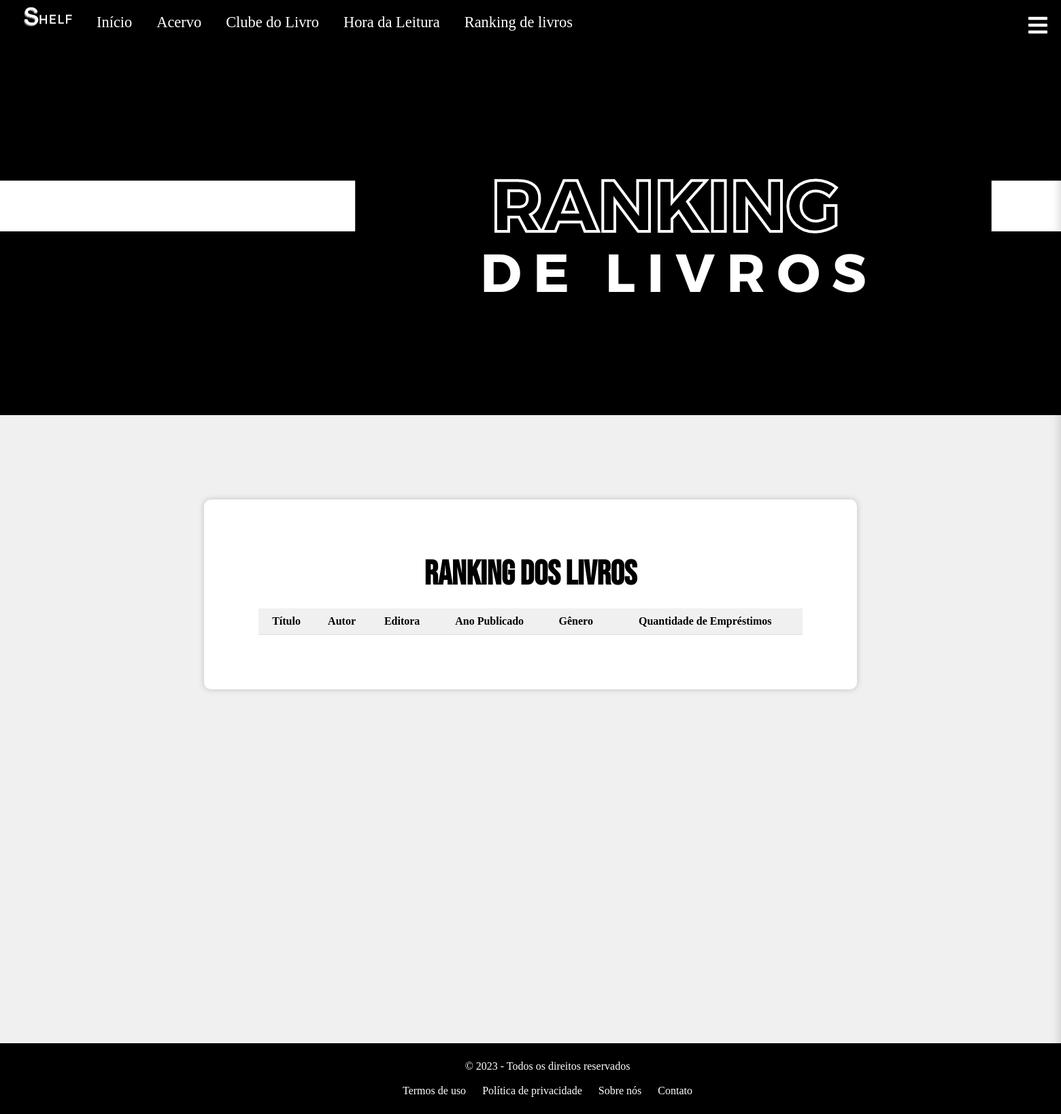
The page /rankingLivros.php (signed in) on the database as committed earlier.
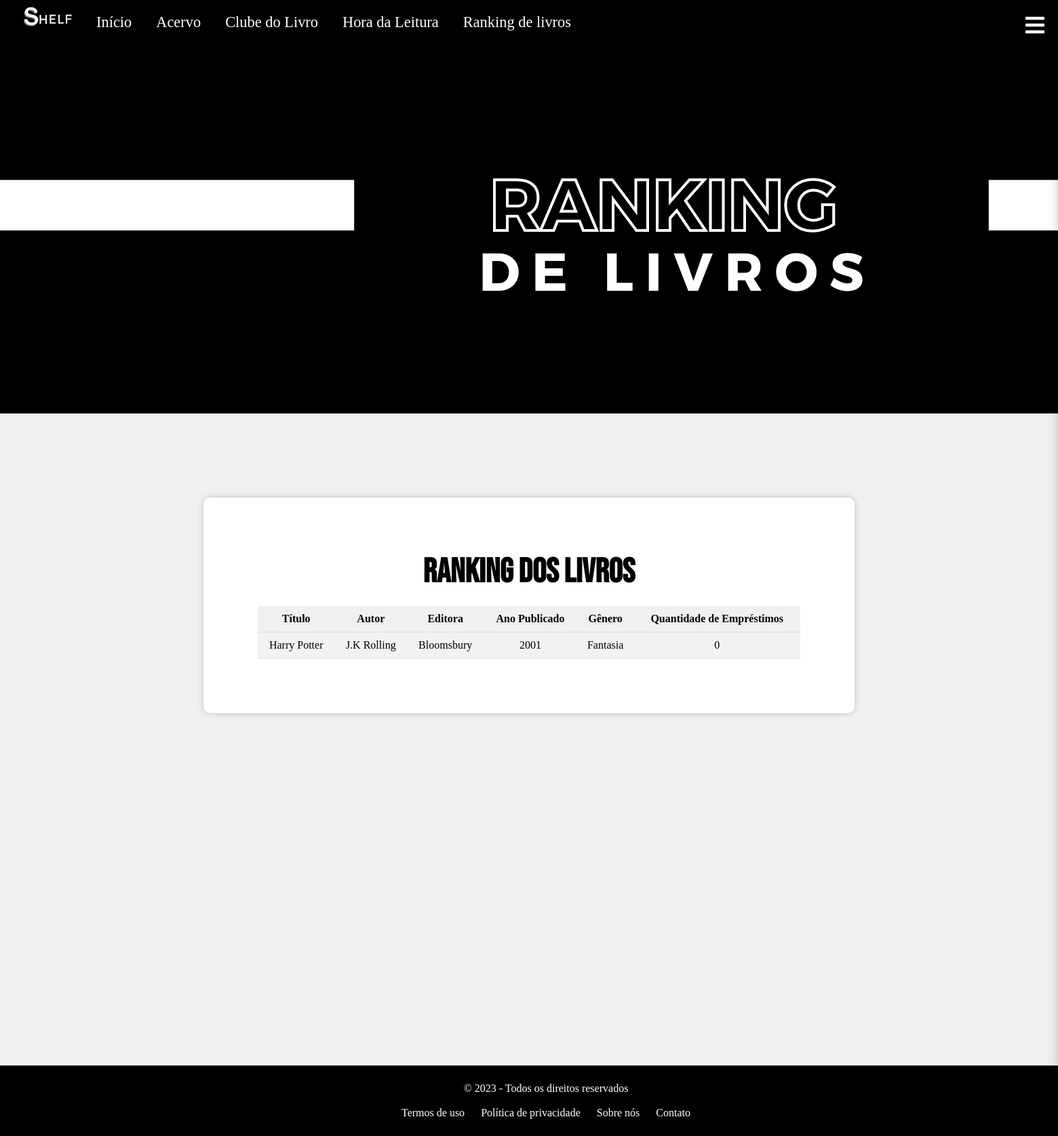
The same page on the database as committed later.
### tables this page shows
CREATE TABLE IF NOT EXISTS `acervo` (
  `id` int NOT NULL AUTO_INCREMENT,
  `nome` varchar(140) NOT NULL,
  `genero` varchar(140) NOT NULL,
  `autor` varchar(140) NOT NULL,
  `anoPublicado` int NOT NULL,
  `qtdLivros` int NOT NULL,
  `capaLivro` varchar(140) NOT NULL,
  `editora` varchar(140) NOT NULL,
  `rua` varchar(140) NOT NULL,
  `estante` varchar(140) NOT NULL,
  `nPags` int NOT NULL,
  `isbn` varchar(140) NOT NULL,
  `prateleira` varchar(140) NOT NULL,
  `qtdEmprestimo` int NOT NULL,
  PRIMARY KEY (`id`)
);

### rankingLivros.php (the view, shortened to what this page needs)
<!DOCTYPE html>
<html lang="en">
<head>
    <link rel="stylesheet" href="https://cdnjs.cloudflare.com/ajax/libs/font-awesome/5.15.3/css/all.min.css">
</head>
<body style="background-color:#f0f0f0; overflow-x:hidden;">
<nav class="navbar">
        <img src="Imagens/logo.png"class="logoo" >
        <a href="index.php">Início</a>
        <a href="catalogo.php">Acervo</a>
        <a href="clubeLivro.php">Clube do Livro</a>
        <a href="horaLeitura.php">Hora da Leitura</a>
        <a href="rankingLivros.php">Ranking de livros</a>
        <div class="icon-menu white" id="icon-menu">
            <i class="fas fa-bars fa-2xl"></i>
        </div>
    </nav>
<img src="Imagens/ranking.png" alt="Ranking Logo" >
<div class="content">
    <div class="center-container">
        <div class="white-background">
            <h1 style="font-family: 'Bebas Neue', sans-serif; justify-content:center; align-items:center; font-size:50px;">Ranking dos Livros</h1>
            <?php
            $hostname = '127.0.0.1';
            $user = 'root';
            $password = 'root';
            $database = 'biblioteca';
            $conexao = new mysqli($hostname, $user, $password, $database);
            if ($conexao->connect_errno) {
                echo 'Failed to connect to MySQL: ' . $conexao->connect_error;
                exit();
            } else {
                $mostrarLivros = 'SELECT * FROM `acervo` ORDER BY qtdEmprestimo DESC';
                $resultado = $conexao->query($mostrarLivros);
                echo '<table>';
                echo '<tr><th>Título</th><th>Autor</th><th>Editora</th><th>Ano Publicado</th><th>Gênero</th><th>Quantidade de Empréstimos</th></tr>';
                while ($row = mysqli_fetch_array($resultado)) {
                    echo "<tr>";
                    echo "<td>" . $row['nome'] . "</td>";
                    echo "<td>" . $row['autor'] . "</td>";
                    echo "<td>" . $row['editora'] . "</td>";
                    echo "<td>" . $row['anoPublicado'] . "</td>";
                    echo "<td>" . $row['genero'] . "</td>";
                    echo "<td>" . $row['qtdEmprestimo'] . "</td>";
                    echo "</tr>";
                }
                echo '</table>';
            }
            ?>
        </div>
    </div>
</div>
<footer>
    <p>&copy; 2023 - Todos os direitos reservados </p>
    <br>
    <nav>
        <ul>
            <li><a href="#">Termos de uso</a></li>
            <li><a href="#">Política de privacidade</a></li>
            <li><a href="#">Sobre nós</a></li>
            <li><a href="#">Contato</a></li>
        </ul>
    </nav>
</footer>
</body>
</html>

Rows that differ between the two databases and show on the page:
added acervo: nome "Harry Potter", autor "J.K Rolling", editora "Bloomsbury", anoPublicado "2001", genero "Fantasia", qtdEmprestimo "0"
